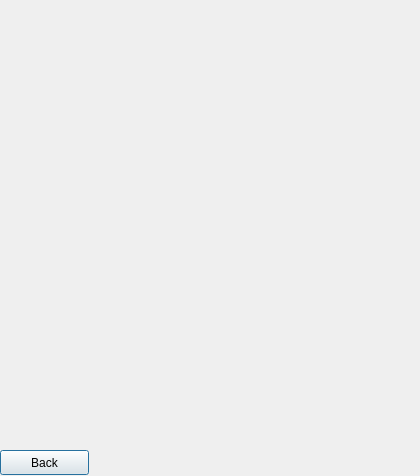
<?xml version="1.0" encoding="UTF-8"?>
<ui version="4.0">
 <class>StaticsWindow</class>
 <widget class="QDialog" name="StaticsWindow">
  <property name="geometry">
   <rect>
    <x>0</x>
    <y>0</y>
    <width>420</width>
    <height>476</height>
   </rect>
  </property>
  <property name="minimumSize">
   <size>
    <width>420</width>
    <height>476</height>
   </size>
  </property>
  <property name="maximumSize">
   <size>
    <width>420</width>
    <height>476</height>
   </size>
  </property>
  <property name="windowTitle">
   <string>Statistics</string>
  </property>
  <widget class="QPushButton" name="btnBack">
   <property name="geometry">
    <rect>
     <x>0</x>
     <y>450</y>
     <width>89</width>
     <height>25</height>
    </rect>
   </property>
   <property name="text">
    <string>Back</string>
   </property>
  </widget>
 </widget>
 <resources/>
 <connections/>
</ui>
